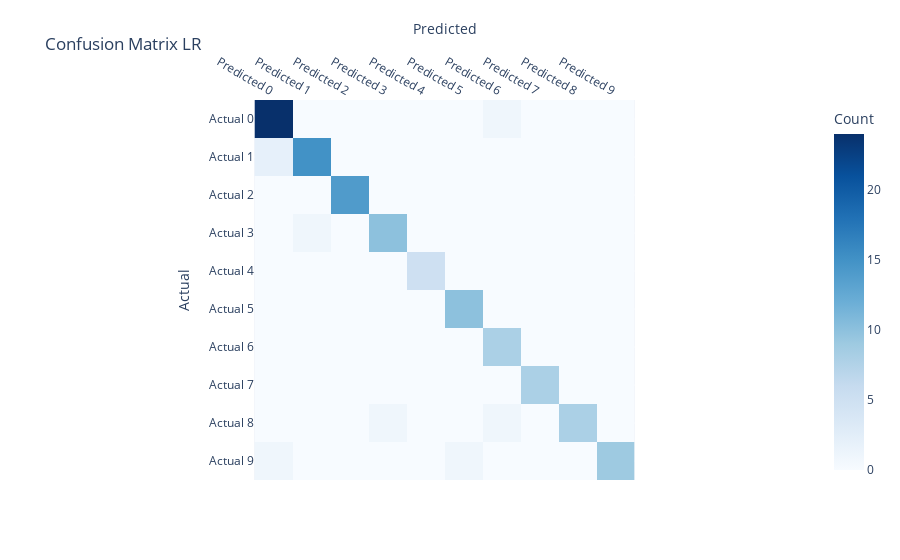

Notebook code cell kept with this figure:
### Code cell
import plotly.express as px

cm_LR = confusion_matrix(y_test, y_pred_LR)

classes = list(set(y_test))

fig = px.imshow(cm_LR,
                labels=dict(x="Predicted", y="Actual", color="Count"),
                x=[f'Predicted {label}' for label in classes],
                y=[f'Actual {label}' for label in classes],
                title="Confusion Matrix LR",
                color_continuous_scale="Blues")
fig.update_xaxes(side="top")
fig.show()

### Figure 1 — Plotly figure (JSON) as saved in the notebook; plotly's stock layout.template omitted (floating-point values rounded to 4 significant figures)
{"data": [{"coloraxis": "coloraxis", "hovertemplate": "Predicted: %{x}<br>Actual: %{y}<br>Count: %{z}<extra></extra>", "name": "0", "type": "heatmap", "x": ["Predicted 0", "Predicted 1", "Predicted 2", "Predicted 3", "Predicted 4", "Predicted 5", "Predicted 6", "Predicted 7", "Predicted 8", "Predicted 9"], "xaxis": "x", "y": ["Actual 0", "Actual 1", "Actual 2", "Actual 3", "Actual 4", "Actual 5", "Actual 6", "Actual 7", "Actual 8", "Actual 9"], "yaxis": "y", "z": [[24, 0, 0, 0, 0, 0, 1, 0, 0, 0], [2, 15, 0, 0, 0, 0, 0, 0, 0, 0], [0, 0, 14, 0, 0, 0, 0, 0, 0, 0], [0, 1, 0, 10, 0, 0, 0, 0, 0, 0], [0, 0, 0, 0, 5, 0, 0, 0, 0, 0], [0, 0, 0, 0, 0, 10, 0, 0, 0, 0], [0, 0, 0, 0, 0, 0, 8, 0, 0, 0], [0, 0, 0, 0, 0, 0, 0, 8, 0, 0], [0, 0, 0, 1, 0, 0, 1, 0, 8, 0], [1, 0, 0, 0, 0, 1, 0, 0, 0, 9]]}], "layout": {"coloraxis": {"colorbar": {"title": {"text": "Count"}}, "colorscale": [[0, "rgb(247,251,255)"], [0.125, "rgb(222,235,247)"], [0.25, "rgb(198,219,239)"], [0.375, "rgb(158,202,225)"], [0.5, "rgb(107,174,214)"], [0.625, "rgb(66,146,198)"], [0.75, "rgb(33,113,181)"], [0.875, "rgb(8,81,156)"], [1, "rgb(8,48,107)"]]}, "title": {"text": "Confusion Matrix LR"}, "xaxis": {"anchor": "y", "constrain": "domain", "domain": [0, 1], "scaleanchor": "y", "side": "top", "title": {"text": "Predicted"}}, "yaxis": {"anchor": "x", "autorange": "reversed", "constrain": "domain", "domain": [0, 1], "title": {"text": "Actual"}}}}
